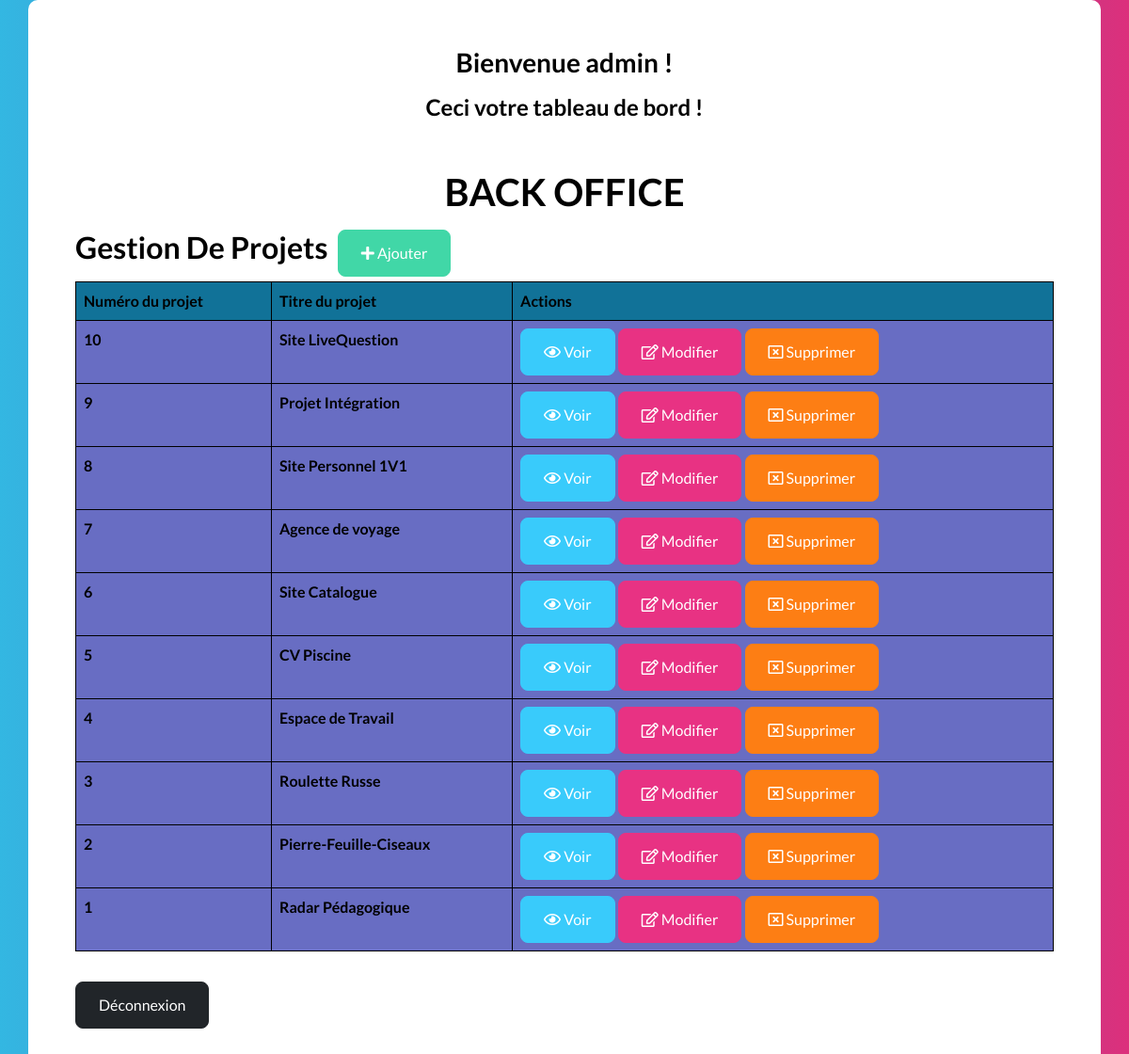
Page /admin/index.php (signed in) on the earlier database version.
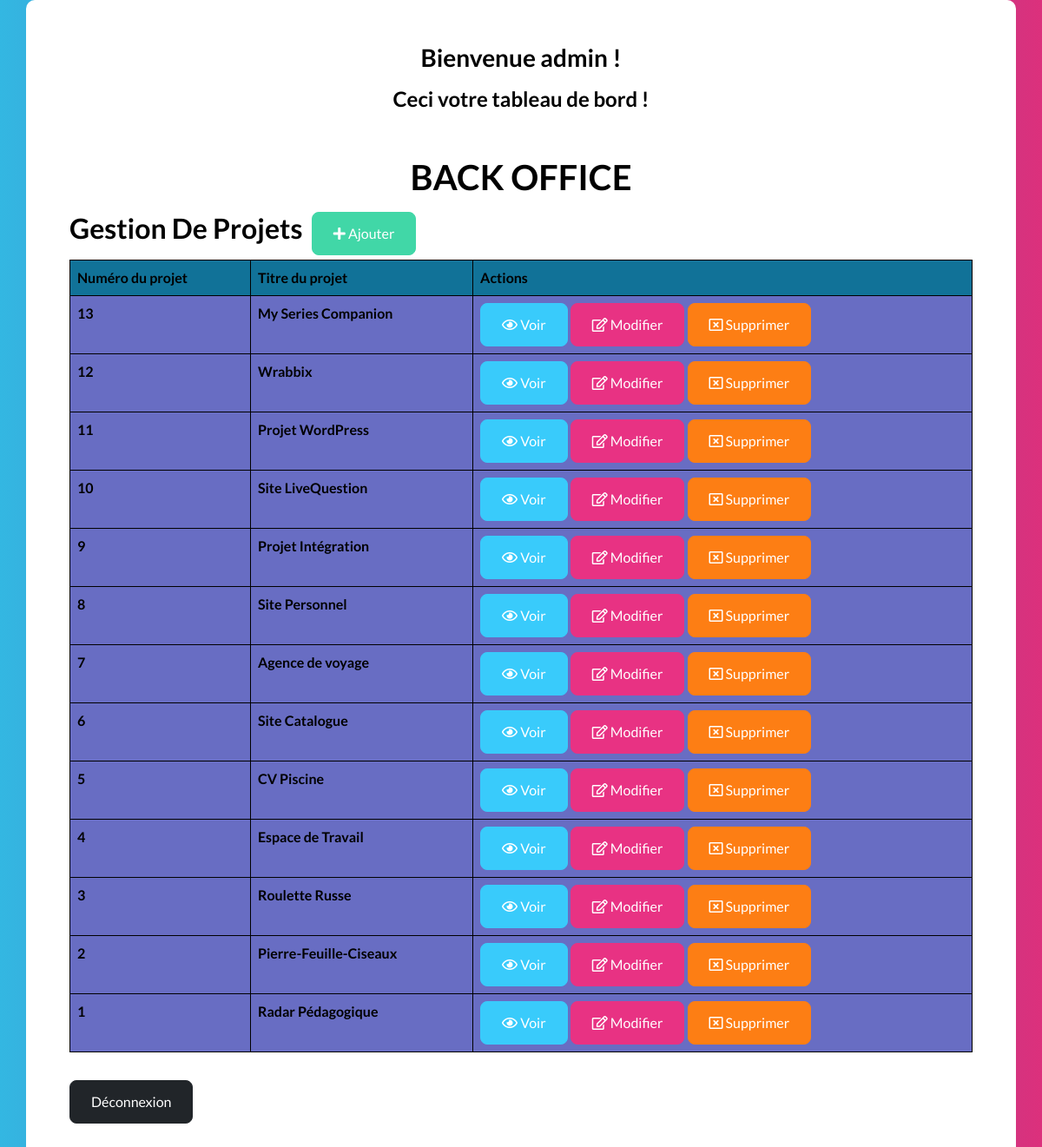
Same page on the later database version.
### tables this page shows
CREATE TABLE `projets`
(
    `id_projet`       int(11) NOT NULL,
    `titre_projet`    varchar(100) NOT NULL,
    `date_projet`     varchar(100) NOT NULL,
    `contexte_projet` varchar(255) NOT NULL,
    `bilan_projet`    varchar(255) NOT NULL,
    `image1_projet`   varchar(255) NOT NULL,
    `image2_projet`   varchar(255) NOT NULL,
    `image3_projet`   varchar(255) NOT NULL,
    `image4_projet`   varchar(255) NOT NULL
);

### admin/index.php (the view, shortened to what this page needs)
<!DOCTYPE html>
<html lang="fr">
<head>
    <link rel='stylesheet' href='https://cdnjs.cloudflare.com/ajax/libs/bootswatch/5.1.1/quartz/bootstrap.min.css'>
    <link rel='stylesheet' href='https://cdnjs.cloudflare.com/ajax/libs/font-awesome/5.15.4/css/all.min.css'>
    <link type="text/css" rel="stylesheet" href="../css/adminstyle.css">
</head>
<body>
<div class="container admin">
    <h3>Bienvenue <?php echo $_SESSION['username']; ?> !</h3>
    <h4>Ceci votre tableau de bord !</h4>
    <h1>Back Office</h1>
    <h2>Gestion de projets</h2>
    <a type="button" class="btn btn-success" href="insert.php"><i class="fas fa-plus"></i> Ajouter</a>
    <table class="table">
        <thead>
        <tr>
            <th>Numéro du projet</th>
            <th>Titre du projet</th>
            <th>Actions</th>
        </tr>
        </thead>
        <tbody>
        <?php
        $co = connexionBdd();
        $statement = $co->query("SELECT * FROM projets ORDER BY id_projet DESC");
        while ($item = $statement->fetch()) {
            echo "<tr>";
            echo "<th>" . $item["id_projet"] . "</th>";
            echo "<th>" . $item["titre_projet"] . "</th>";
            echo "<th>";
            echo '<a class="btn btn-info" href="view.php?id=' . $item["id_projet"] . '"><i class="far fa-eye"></i> Voir</a>';
            echo '<a class="btn btn-primary" href="update.php?id=' . $item["id_projet"] . '""><i class="far fa-edit"></i> Modifier</a>';
            echo '<a class="btn btn-danger" href="delete.php?id=' . $item["id_projet"] . '"><i class="far fa-window-close"></i> Supprimer</a>';
            echo "</th>";
            echo "</tr>";
        }
        ?>
        </tbody>
    </table>
    <a class="btn btn-dark" href="logout.php">Déconnexion</a>
</div>
</body>
</html>

### css/adminstyle.css (style rules this page uses)
body { font-family: "Lato", sans-serif; background-color: #d2d2d2; color: black; }
h1, h2, h3, h4 { text-align: center; }
h1 { margin-top: 5%; text-transform: uppercase; font-weight: bold; }
h2 { float: left; text-transform: capitalize; font-weight: bold; }
.admin { background-color: #fff; padding: 50px; border-radius: 10px; }
table, th, td { border: 1px solid black; border-collapse: collapse; color: black; }
tbody > tr:nth-of-type(odd) { background-color: #f9f9f9; }
.table thead th { background-color: #117298; }
.btn-success { margin-left: 1%; }

Differences in the rows shown:
added projets: id_projet "13", titre_projet "My Series Companion"
added projets: id_projet "12", titre_projet "Wrabbix"
added projets: id_projet "11", titre_projet "Projet WordPress"
changed projets id 8: titre_projet "Site Personnel 1V1" → "Site Personnel"
